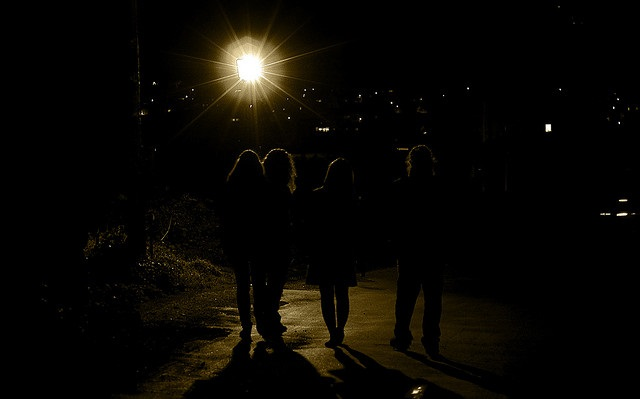
#> input picture samples/2015_06281.jpg, 640 x 399 px
$ jupyter execute --allow-errors NightGuard_Demo.ipynb   (shell and % lines are left out)
#> lines starting #> are read from the running program, lines starting #| are printed output that depends on the picture
# NightGuard: Low-Light Surveillance Detection System

**CSE468 - Computer Vision Project | Group 8**
**Supervised by Dr. Mohammad Shifat-E-Rabbi, North South University**

---

| Name | ID | Role |
|------|----|------|
| Anindya Saha Ani | 2221105042 | Low-Light Enhancement Lead |
| Midhat Bin Shazzad | 2222560642 | Face Detection Lead |
| Abhishek Kaisar Abhoy | 2221140042 | Human Detection Lead |
| Maisha Tabassum | 2222728042 | Vehicle Detection Lead |

---

### Pipeline Overview
```
Raw Low-Light Frame → Enhancement (CLAHE + Gamma) → Parallel Detection
                                                      ├── Face Detection (YOLOv8n-face)
                                                      ├── Human Detection (YOLOv8n)
                                                      └── Vehicle Detection (YOLOv8n)
                                                    → Combined Results
```

[cell 1]
# --- Setup ---

import cv2
import numpy as np
import matplotlib.pyplot as plt
from ultralytics import YOLO

print("All libraries loaded successfully.")

## 1. Load a Low-Light Image

Load a sample image from the ExDark dataset. Replace the path below with your own image if needed.

[cell 2]
# Load a low-light image
# Update this path to point to your image
image_path = "../samples/2015_06281.jpg"  # or use any dark image

img_bgr = cv2.imread(image_path)
#> img_bgr is the input picture: shape (399, 640, 3); mean B, G, R 3.4, 7.2, 9
img_rgb = cv2.cvtColor(img_bgr, cv2.COLOR_BGR2RGB)

plt.figure(figsize=(8, 6))
plt.imshow(img_rgb)
plt.title("Original Low-Light Image")
plt.axis("off")
plt.show()

print(f"Image shape: {img_bgr.shape}")
#| Image shape: (399, 640, 3)

## 2. Low-Light Enhancement (CLAHE + Gamma Correction)

**Module by: Anindya Saha Ani**

We apply CLAHE (Contrast Limited Adaptive Histogram Equalization) on the luminance channel followed by gamma correction to brighten the image while preserving details.

> **Note:** Anindya's full deep learning ensemble (Zero-DCE + KinD + RetinexNet + Restormer + U-Net fusion) is available in `modules/enhancement/`. This demo uses the lightweight CLAHE approach for portability.

[cell 3]
def enhance_image(img):
    """Enhance low-light image using CLAHE + Gamma Correction."""
    # Denoise
    denoised = cv2.fastNlMeansDenoisingColored(img, None, 3, 3, 7, 21)

    # CLAHE on L channel (LAB color space)
    lab = cv2.cvtColor(denoised, cv2.COLOR_BGR2LAB)
#> lab: shape (399, 640, 3); mean of channels 0, 1, 2 7.1, 128.2, 130.2
    l, a, b = cv2.split(lab)
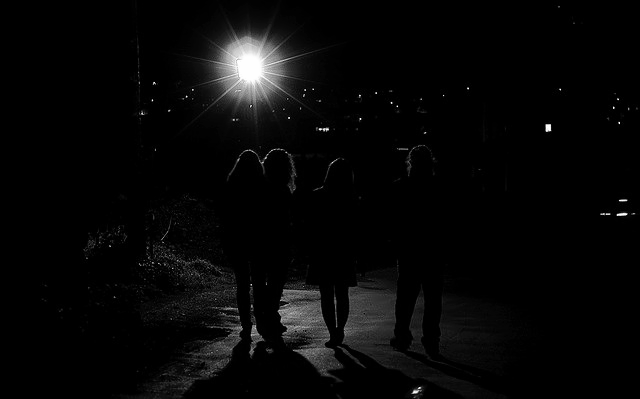
#> l: shape (399, 640); min 0, max 254, mean 7.1
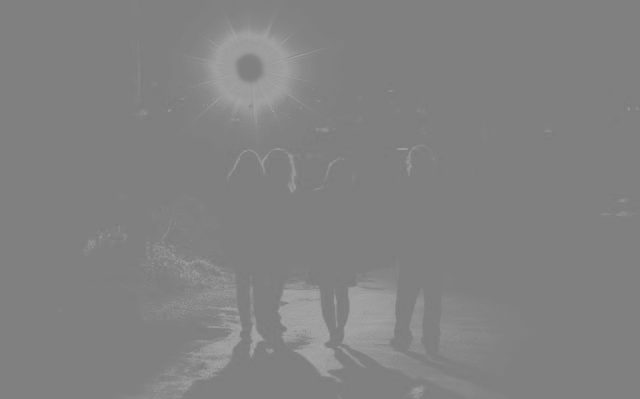
#> b: shape (399, 640); min 123, max 168, mean 130.2
    clahe = cv2.createCLAHE(clipLimit=2.0, tileGridSize=(8, 8))
    l_enhanced = clahe.apply(l)
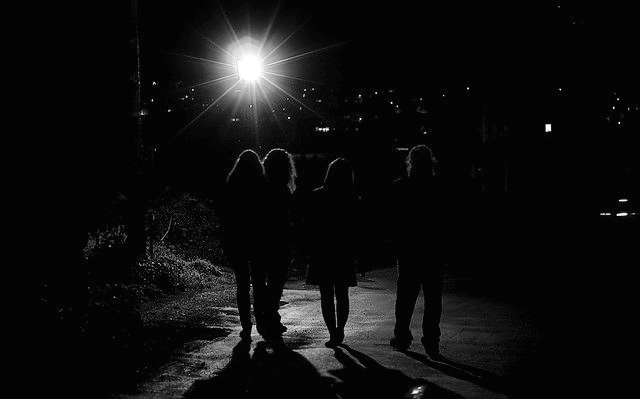
#> l_enhanced: shape (399, 640); min 2, max 255, mean 14.1
    enhanced = cv2.cvtColor(cv2.merge((l_enhanced, a, b)), cv2.COLOR_LAB2BGR)
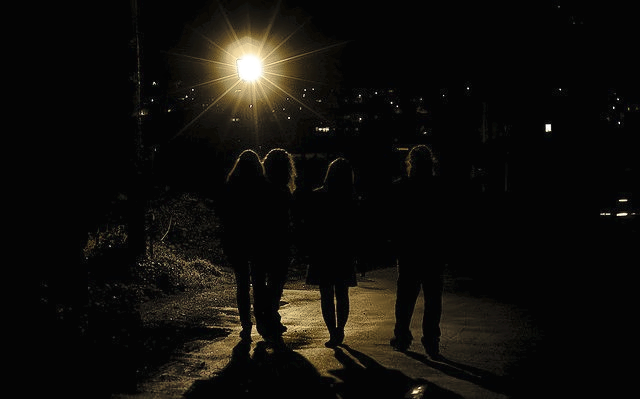
#> enhanced: shape (399, 640, 3); mean B, G, R 11.2, 14.6, 16.4

    # Gamma correction
    gamma = 0.7
    table = np.array([((i / 255.0) ** (1.0 / gamma)) * 255 for i in range(256)]).astype("uint8")
    enhanced = cv2.LUT(enhanced, table)
    return enhanced

# Apply enhancement
enhanced_bgr = enhance_image(img_bgr)
enhanced_rgb = cv2.cvtColor(enhanced_bgr, cv2.COLOR_BGR2RGB)

# Side-by-side comparison
fig, axes = plt.subplots(1, 2, figsize=(16, 6))
axes[0].imshow(img_rgb)
axes[0].set_title("Original (Low-Light)")
axes[0].axis("off")
axes[1].imshow(enhanced_rgb)
axes[1].set_title("Enhanced (CLAHE + Gamma)")
axes[1].axis("off")
plt.tight_layout()
plt.show()

$ run again, with samples/2015_02450.jpg copied over samples/2015_06281.jpg
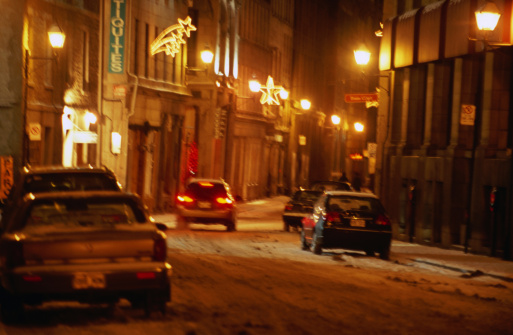
#> input picture samples/2015_02450.jpg, 513 x 335 px
#> img_bgr is the input picture: shape (335, 513, 3); mean B, G, R 17.8, 53, 105.1
#| Image shape: (335, 513, 3)
#> lab: shape (335, 513, 3); mean of channels 0, 1, 2 71, 148.3, 157.4
#> in enhance_image, `l_enhanced = clahe.apply(l)`:
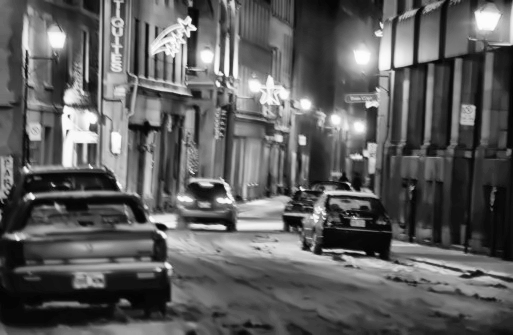
#> l_enhanced: shape (335, 513); min 1, max 254, mean 93.9
#> in enhance_image, `enhanced = cv2.LUT(enhanced, table)`:
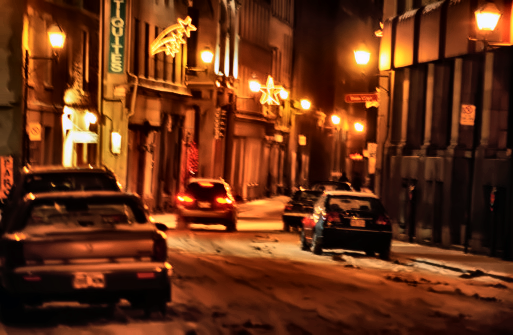
#> enhanced: shape (335, 513, 3); mean B, G, R 22, 50.6, 105.3

$ run again, with samples/2015_02467.jpg copied over samples/2015_06281.jpg
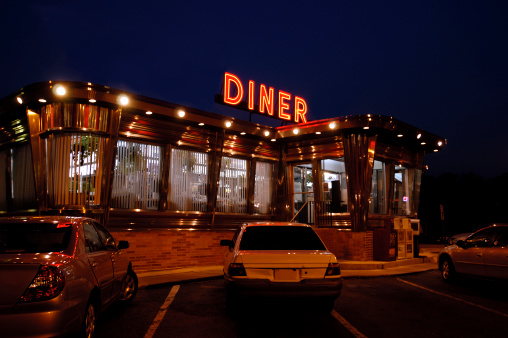
#> input picture samples/2015_02467.jpg, 508 x 338 px
#> img_bgr is the input picture: shape (338, 508, 3); mean B, G, R 25.3, 22.1, 43.9
#| Image shape: (338, 508, 3)
#> lab: shape (338, 508, 3); mean of channels 0, 1, 2 29.7, 140.3, 129.9
#> in enhance_image, `l, a, b = cv2.split(lab)`:
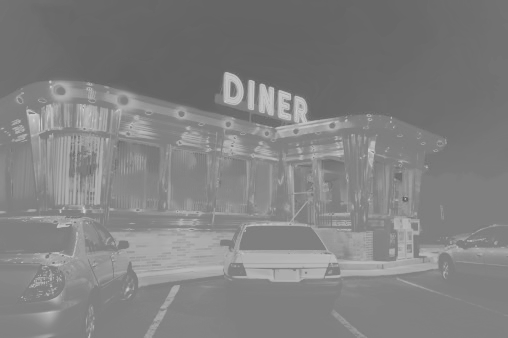
#> b: shape (338, 508); min 93, max 209, mean 129.9
#> in enhance_image, `enhanced = cv2.LUT(enhanced, table)`:
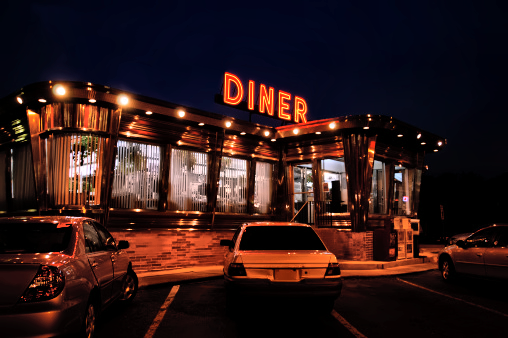
#> enhanced: shape (338, 508, 3); mean B, G, R 24.9, 25.6, 48

$ run again, with samples/2015_02517.jpg copied over samples/2015_06281.jpg
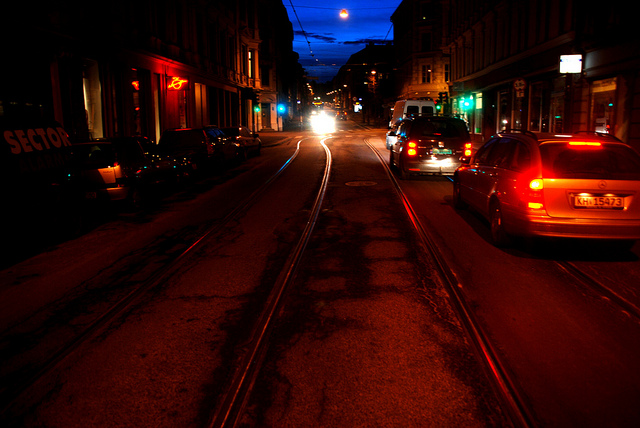
#> input picture samples/2015_02517.jpg, 640 x 428 px
#> img_bgr is the input picture: shape (428, 640, 3); mean B, G, R 9.1, 10.5, 45.8
#| Image shape: (428, 640, 3)
#> lab: shape (428, 640, 3); mean of channels 0, 1, 2 23.7, 144, 136.5
#> in enhance_image, `l, a, b = cv2.split(lab)`:
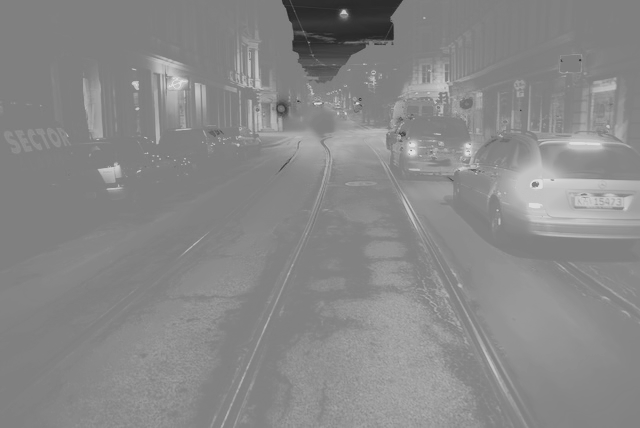
#> b: shape (428, 640); min 38, max 222, mean 136.5
#> in enhance_image, `enhanced = cv2.LUT(enhanced, table)`:
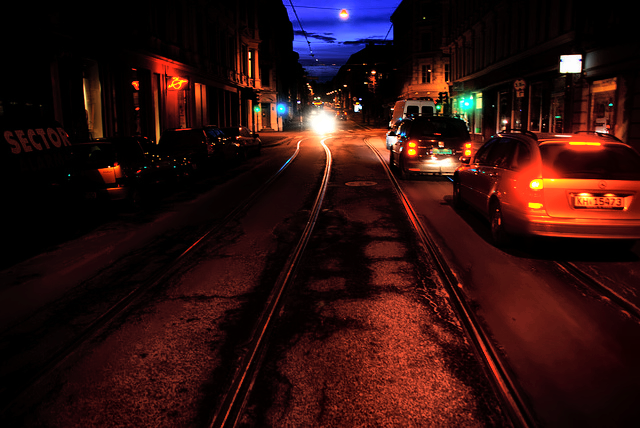
#> enhanced: shape (428, 640, 3); mean B, G, R 16.1, 17.2, 46.5
